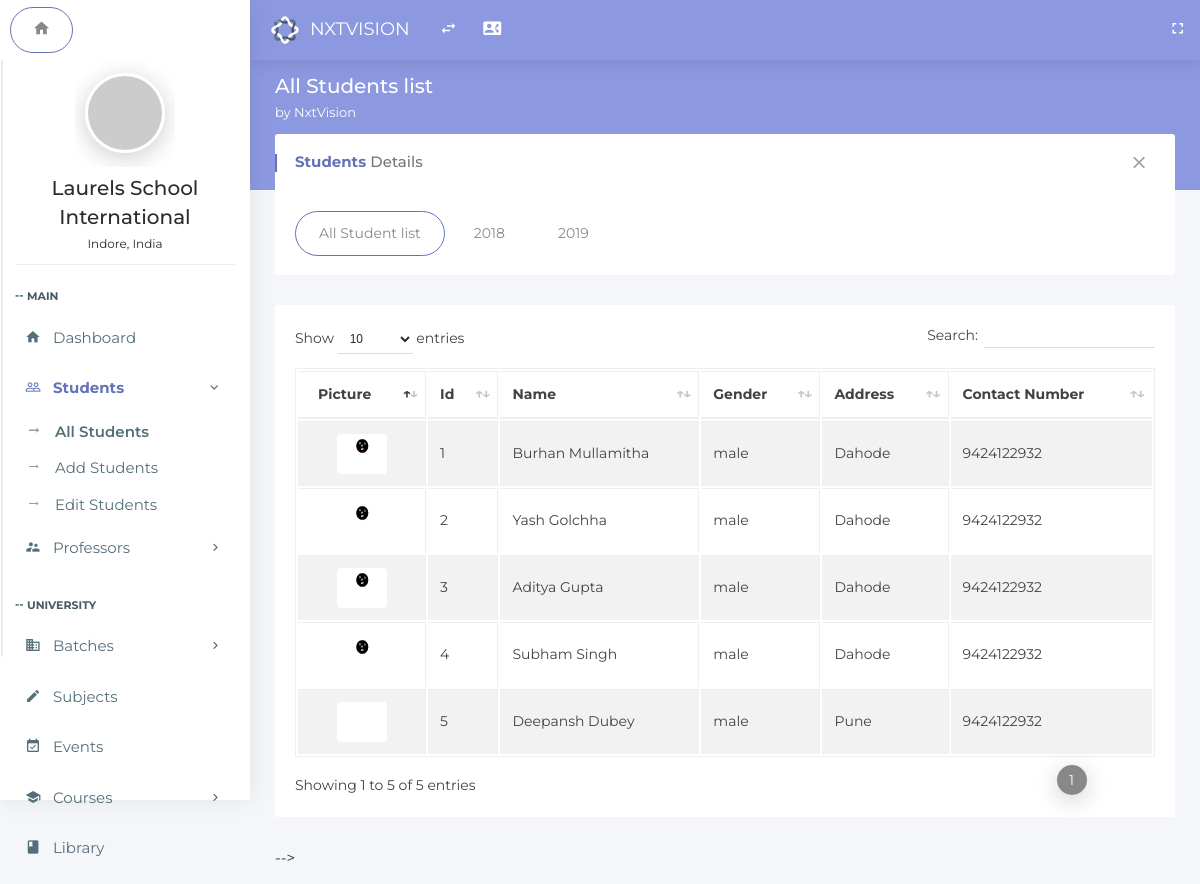
The page /index.php/students/all_students on the database its author committed.
### tables this page shows
CREATE TABLE `years_list` (
  `id` int(11) NOT NULL,
  `year` text NOT NULL
);

CREATE TABLE `student_admission` (
  `Id` int(11) NOT NULL,
  `adm_date` date NOT NULL,
  `stud_name` text NOT NULL,
  `father_name` text NOT NULL,
  `mother_name` text NOT NULL,
  `father_number` text NOT NULL,
  `mother_number` text NOT NULL,
  `current_address` text NOT NULL,
  `perma_address` text NOT NULL,
  `father_email` text NOT NULL,
  `stud_dob` date NOT NULL,
  `stud_gender` text NOT NULL,
  `stud_blood_group` text NOT NULL,
  `stud_caste` text NOT NULL,
  `city` text NOT NULL,
  `state` text NOT NULL,
  `perma_address_pin` int(7) NOT NULL,
  `stud_email` text NOT NULL,
  `stud_phone` text NOT NULL,
  `photo` text NOT NULL,
  `father_o_number` text NOT NULL,
  `mother_o_number` text NOT NULL,
  `password` text NOT NULL,
  `currrent_address_pin` int(7) NOT NULL,
  `batch_id` int(11) NOT NULL
);

### application/controllers/Students.php (called while the page is built, shortened)
<?php
class Students extends MY_Controller
{
    public function all_students()
    {
        $this->load->model('Student_all_model', '_student');
        $data['details']=$this->_student->get_all_students();
        $data['details1']=$this->_student->get_years();
        $this->load->view('students-all', $data);
    }
}

### index.php (called while the page is built, shortened)
<?php
require_once BASEPATH.'core/CodeIgniter.php';

### application/models/Student_all_model.php (called while the page is built, shortened)
<?php
class Student_all_model extends CI_Model
{
    public function get_all_students()
    {
        $query = $this->db->get('student_admission');
        return $query;
    }
    public function get_years()
{
    $query = $this->db->get('years_list');
    return $query;
}
}

### application/views/students-all.php (the view, shortened to what this page needs)
<!doctype html>
<html class="no-js " lang="en">
<head>
<link rel="stylesheet" href="../assets/plugins/bootstrap/css/bootstrap.min.css">
<link rel="stylesheet" href="../assets/plugins/jquery-datatable/dataTables.bootstrap4.min.css">
<link rel="stylesheet" href="../assets/css/main.css">
<link rel="stylesheet" href="../assets/css/color_skins.css">
</head>
<body class="<?php echo $theme; ?>">
<nav class="navbar p-l-5 p-r-5">
    <ul class="nav navbar-nav navbar-left">
        <li>
            <div class="navbar-header">
                <a class="navbar-brand" href="<?php echo site_url('dashboard'); ?>"><img src="../assets/images/logo.svg" width="30" alt="Oreo"><span class="m-l-10"><?php echo $company_name; ?></span></a>
            </div>
        </li>
        <li><a href="javascript:void(0);" class="ls-toggle-btn" data-close="true"><i class="zmdi zmdi-swap"></i></a></li>
        <li><a href="contact.html" title="Contact List"><i class="zmdi zmdi-account-box-phone"></i></a></li>
        <li class="float-right">
            <a href="javascript:void(0);" class="fullscreen hidden-sm-down" data-provide="fullscreen" data-close="true"><i class="zmdi zmdi-fullscreen"></i></a>
        </li>
    </ul>
</nav>
<?php include 'leftside.php';?>
<section class="content">
    <div class="block-header">
        <div class="row">
            <div class="col-lg-7 col-md-6 col-sm-12">
                <h2>All Students list
                <small><?php echo $welcome_string; ?></small>
                </h2>
            </div>
        </div>
    </div>
    <div class="container-fluid">
        <div class="row clearfix">
            <div class="col-lg-12">
                <div class="card">
                    <div class="header">
                        <h2><strong>Students </strong> Details</h2>
                        <ul class="header-dropdown">
                            <li class="remove">
                                <a role="button" class="boxs-close"><i class="zmdi zmdi-close"></i></a>
                            </li>
                        </ul>
                    </div>
                    <div class="body">
                        <ul class="nav nav-tabs padding-0">
                            <li class="nav-item"><a class="nav-link active" data-toggle="tab" href="#librarylist">All Student list</a></li>
<?php
foreach($details1->result() as $row) {
    echo '<li class="nav-item"><a class="nav-link" data-toggle="tab" href="#library' . $row->year . '">' . $row->year . '</a></li>';
}
    ?>
                        </ul>
  </div>
                </div>
                <div class="tab-content">
                    <div class="tab-pane active" id="librarylist">
                        <div class="card">
                            <div class="body table-responsive">
                                <table class="table table-bordered table-striped table-hover js-basic-example dataTable">
                                    <thead>
                                        <tr>
                                            <th align="center">&nbsp;&nbsp;Picture</th>
                                            <th align="center">Id</th>
                                            <th align="center">Name</th>
                                            <th align="center">Gender</th>
                                            <th align="center">Address</th>
                                            <th align="center">Contact Number</th>
                                        </tr>
                                    </thead>
                                    <tbody>
                      <?php
foreach ($details->result() as $row) {
    ?><tr class="clickable-row" data-href="<?php echo site_url('profile/' . $row->Id); ?>" style="cursor: pointer">
                              <td align="center"><span class="list-icon"><img class="rounded" src="<?php echo $row->photo; ?>" height="40" width="50" alt="laurels school"></span></td>
                              <td><?php echo $row->Id; ?></td>
                              <td><?php echo $row->stud_name; ?></td>
                              <td><?php echo $row->stud_gender; ?></td>
                              <td><?php echo $row->perma_address; ?></td>
                              <td><?php echo $row->stud_phone; ?></td>
                          </tr>
                      <?php
}
?>
                                    </tbody>
                                </table>
                            </div>
                        </div>
                    </div>
                </div>
-->
</section>
</body>
</html>

### assets/css/color_skins.css (style rules this page uses)
.theme-purple .block-header h2 { color: #fff }
.theme-purple .block-header h2 small { color: #fff }
.theme-purple section.content:before { background-color: #8c99e0 }
.theme-purple .navbar, .theme-purple .page-loader-wrapper { background: #8c99e0 }
.theme-purple .nav-tabs .nav-link.active { border: 1px solid #6572b8 !important }
.theme-purple .card .header h2:before { background: #6572b8 }
.theme-purple .card .header h2 strong { color: #6572b8 }

### rows shown on the page
years_list: year "2018"
years_list: year "2019"
student_admission: photo (picture), Id "1", stud_name "Burhan Mullamitha", stud_gender "male", perma_address "Dahode", stud_phone "9424122932"
student_admission: photo (picture), Id "2", stud_name "Yash Golchha", stud_gender "male", perma_address "Dahode", stud_phone "9424122932"
student_admission: photo (picture), Id "3", stud_name "Aditya Gupta", stud_gender "male", perma_address "Dahode", stud_phone "9424122932"
student_admission: photo (picture), Id "4", stud_name "Subham Singh", stud_gender "male", perma_address "Dahode", stud_phone "9424122932"
student_admission: photo (picture), Id "5", stud_name "Deepansh Dubey", stud_gender "male", perma_address "Pune", stud_phone "9424122932"

### other values the page prints
$company_name "NXTVISION"
$schoolname "Laurels School International"
$schoollocation "Indore, India"
$welcome_string "by NxtVision"
